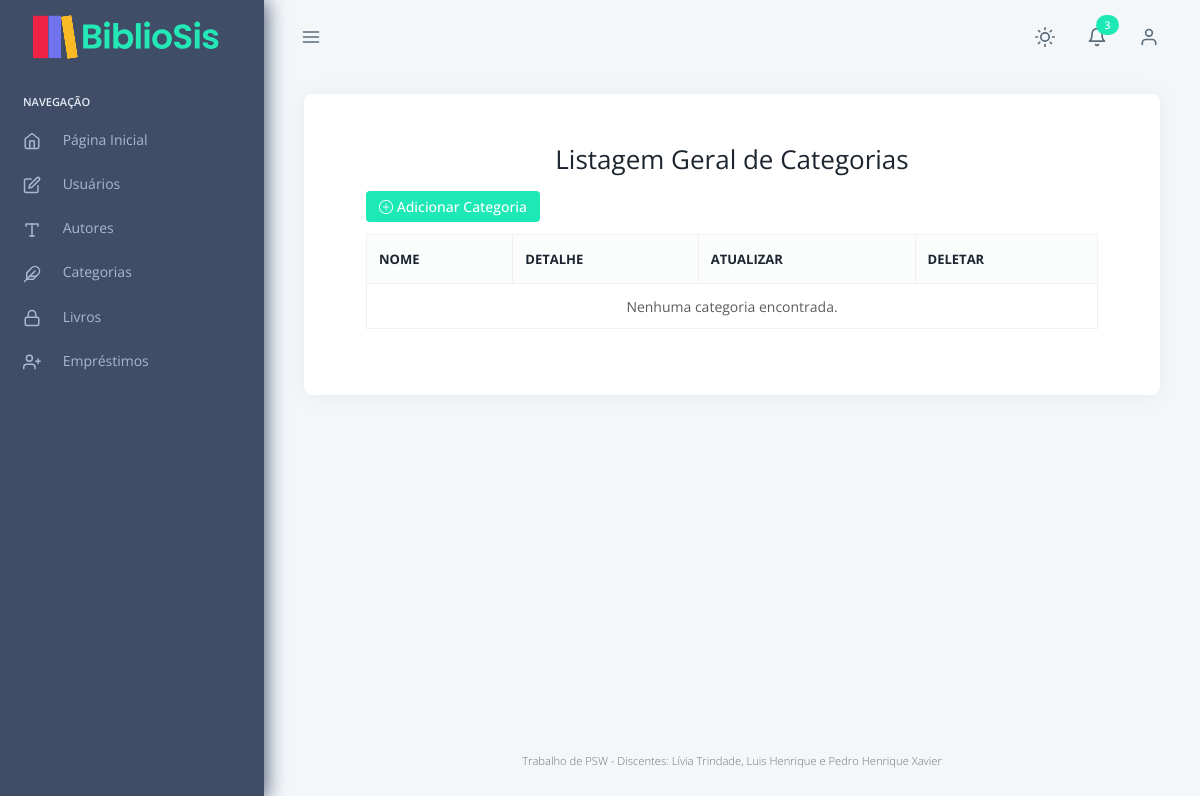
The page /categoria/ (signed in) on the database as committed earlier.
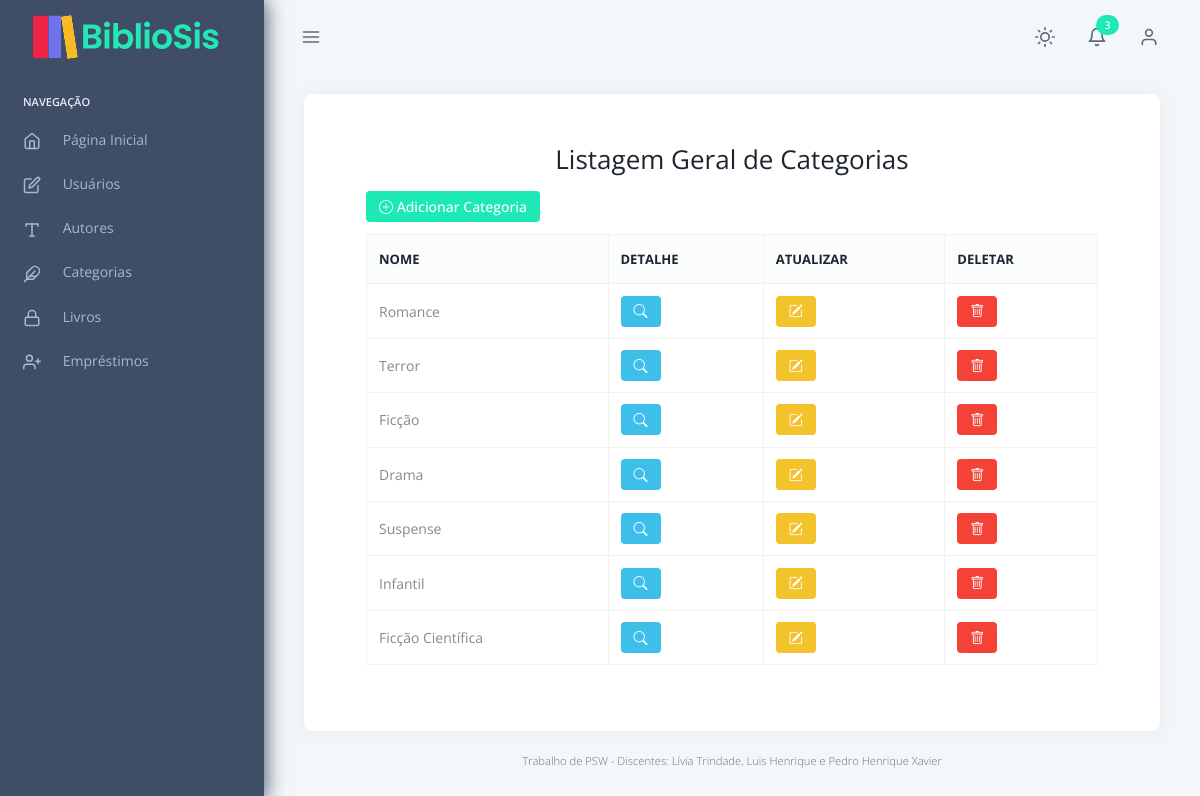
The same page on the database as committed later.
### categoria/models.py (models this page shows, shortened)
class Categoria(models.Model):
    nome = models.CharField(max_length=100, unique=True)
    descricao = models.TextField(blank=True, null=True)
    class Meta:
        db_table = "Categorias_categorias"
        permissions = [
            ("detail_categoria", "Pode ver o detalhe de categoria"),
        ]

### categoria/views.py (the view)
# urls.py: path('', views.index, name='index-autor'),
@login_required
@permission_required('categoria.view_categoria', raise_exception=True)
def index(request):
    categorias = Categoria.objects.all()
    return render(request, 'categoria/index.html', {'categorias': categorias})

### templates/categoria/index.html
{% extends "_base.html" %}
{% load static %}
{% block content %}
<div class="container my-5">
  <div class="text-center mb-4">
    <h3 class="fw-bold">Listagem Geral de Categorias</h3>
  </div>
  <div class="mb-3 text-end">
    <a href="create/" class="btn btn-success btn-sm">
      <i class="bi bi-plus-circle"></i> Adicionar Categoria
    </a>
  </div>
  <div class="table-responsive">
    <table class="table table-hover table-bordered align-middle">
      <thead class="table-dark">
        <tr>
          <th>Nome</th>
          {% if perms.categoria.detail_categoria %}<th>Detalhe</th>{% endif %}
          {% if perms.categoria.change_categoria %}<th>Atualizar</th>{% endif %}
          {% if perms.categoria.delete_categoria %}<th>Deletar</th>{% endif %}
        </tr>
      </thead>
      <tbody>
        {% for categoria in categorias %}
        <tr>
          <td>{{ categoria.nome }}</td>
          {% if perms.categoria.detail_categoria %}
          <td>
            <a href="/categoria/{{ categoria.id }}/" class="btn btn-info btn-sm">
              <i class="bi bi-search"></i>
            </a>
          </td>
          {% endif %}
          {% if perms.categoria.change_categoria %}
          <td>
            <a href="/categoria/update/{{ categoria.id }}/" class="btn btn-warning btn-sm">
              <i class="bi bi-pencil-square"></i>
            </a>
          </td>
          {% endif %}
          {% if perms.categoria.delete_categoria %}
          <td>
            <a href="/categoria/delete/{{ categoria.id }}/" class="btn btn-danger btn-sm">
              <i class="bi bi-trash"></i>
            </a>
          </td>
          {% endif %}
        </tr>
        {% empty %}
        <tr>
          <td colspan="4" class="text-center text-muted">Nenhuma categoria encontrada.</td>
        </tr>
        {% endfor %}
      </tbody>
    </table>
  </div>
</div>
{% endblock %}

Rows that differ between the two databases and show on the page:
added Categoria: nome "Romance"
added Categoria: nome "Terror"
added Categoria: nome "Ficção"
added Categoria: nome "Drama"
added Categoria: nome "Suspense"
added Categoria: nome "Infantil"
added Categoria: nome "Ficção Científica"
Other text that changed with them:
text no longer shown: "Nenhuma categoria encontrada."
